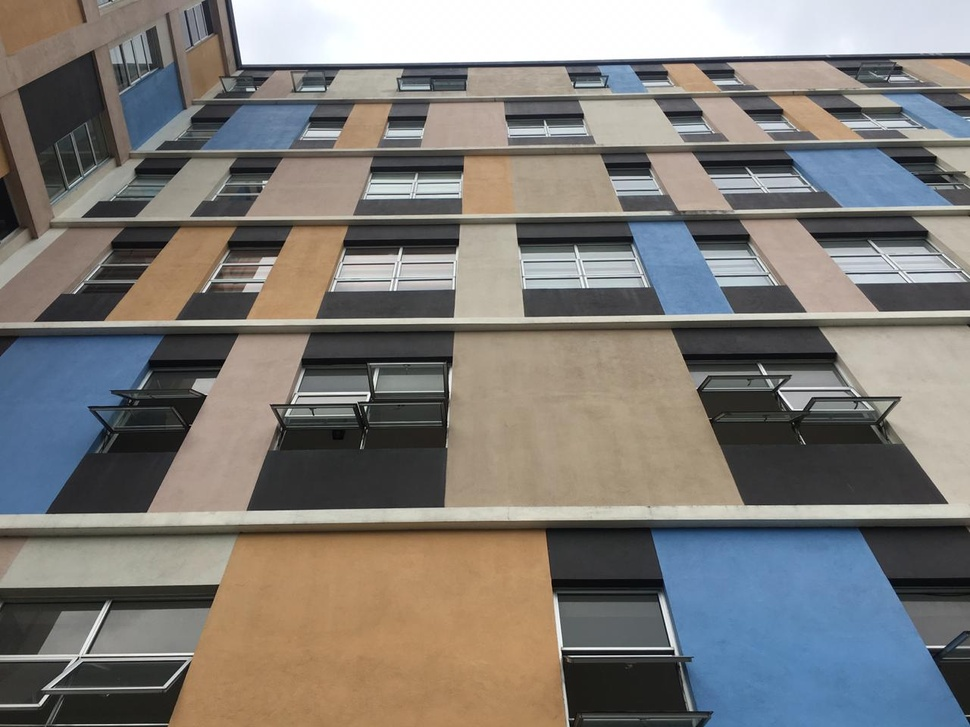
#> input picture Codes/Sample.jpg, 970 x 727 px, shrunk from 1280 x 960 before the run, found by its file name
$ jupyter execute '1.0 Convolution of an image.ipynb'   (older library calls are emulated)
#> lines starting #> are read from the running program, lines starting #| are printed output that depends on the picture
[cell 1]
import cv2

img=cv2.imread('sample.jpg')
#> img is the input picture: shape (727, 970, 3); mean B, G, R 118.8, 122.8, 125.7

from matplotlib import pyplot as plt

plt.imshow(img)

[cell 2]
gray=cv2.cvtColor(img,cv2.COLOR_BGR2GRAY)
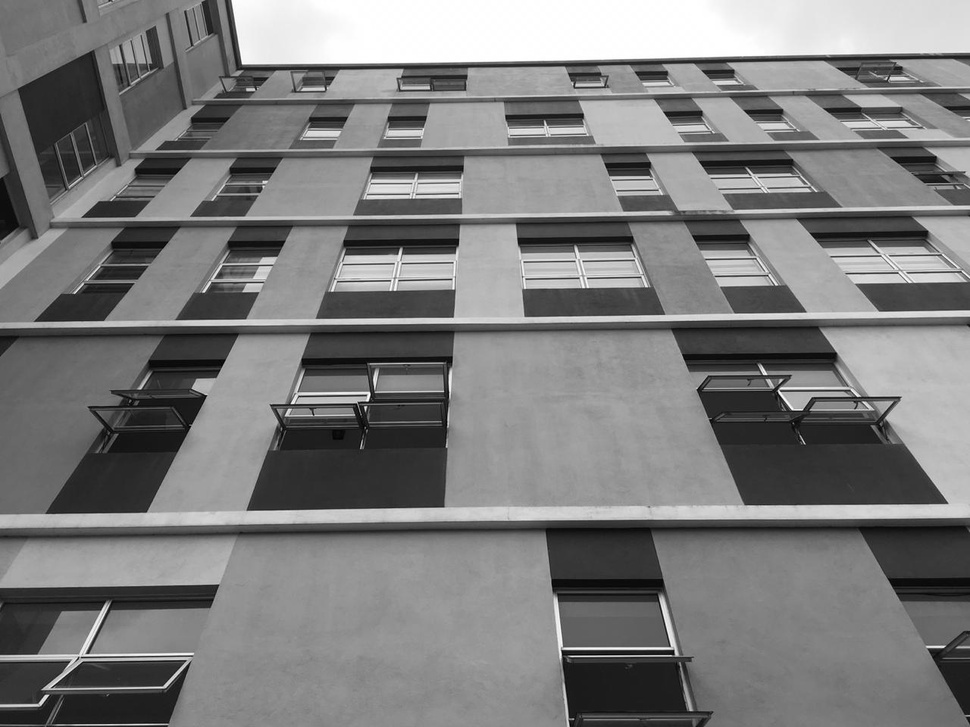
#> gray: shape (727, 970); min 0, max 255, mean 123.2
#gray-result image, img-source image
#cv2.COLOR_BGR2GRAY-color conversion method
#cvtColor function is used to convert color
plt.imshow(gray,cmap='gray')

[cell 3]
import numpy as np

kernel=np.array([[0.75,0,0.75],
                 [0.5,0,0.5],
                 [0.75,0,0.75]],np.float)

conv=cv2.filter2D(gray,-1,kernel)
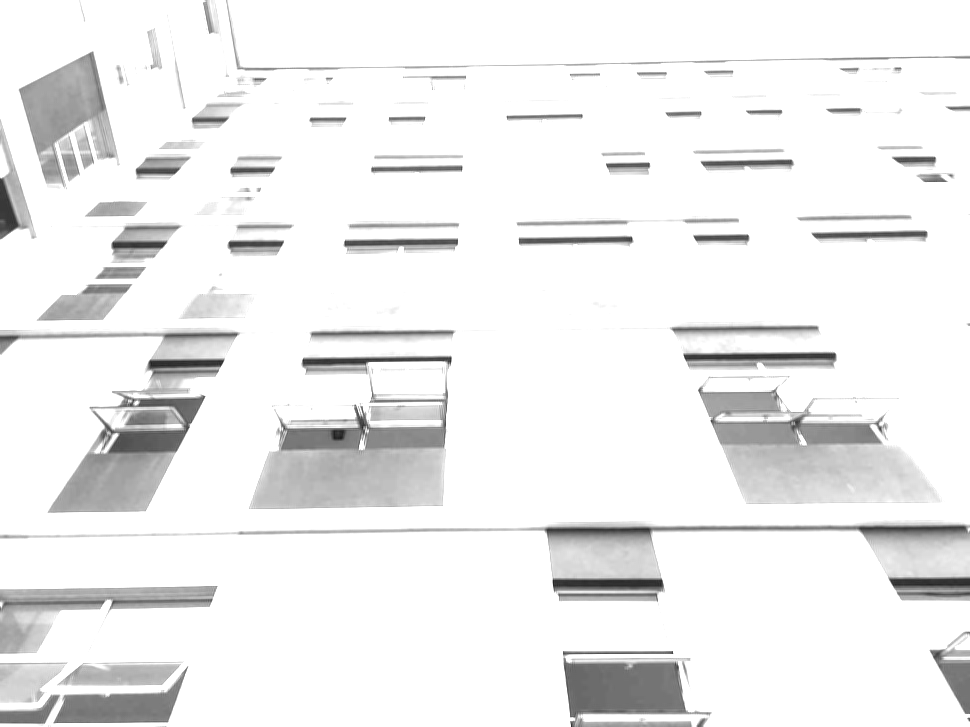
#> conv: shape (727, 970); min 29, max 255, mean 238.2
plt.imshow(conv,cmap='gray')
